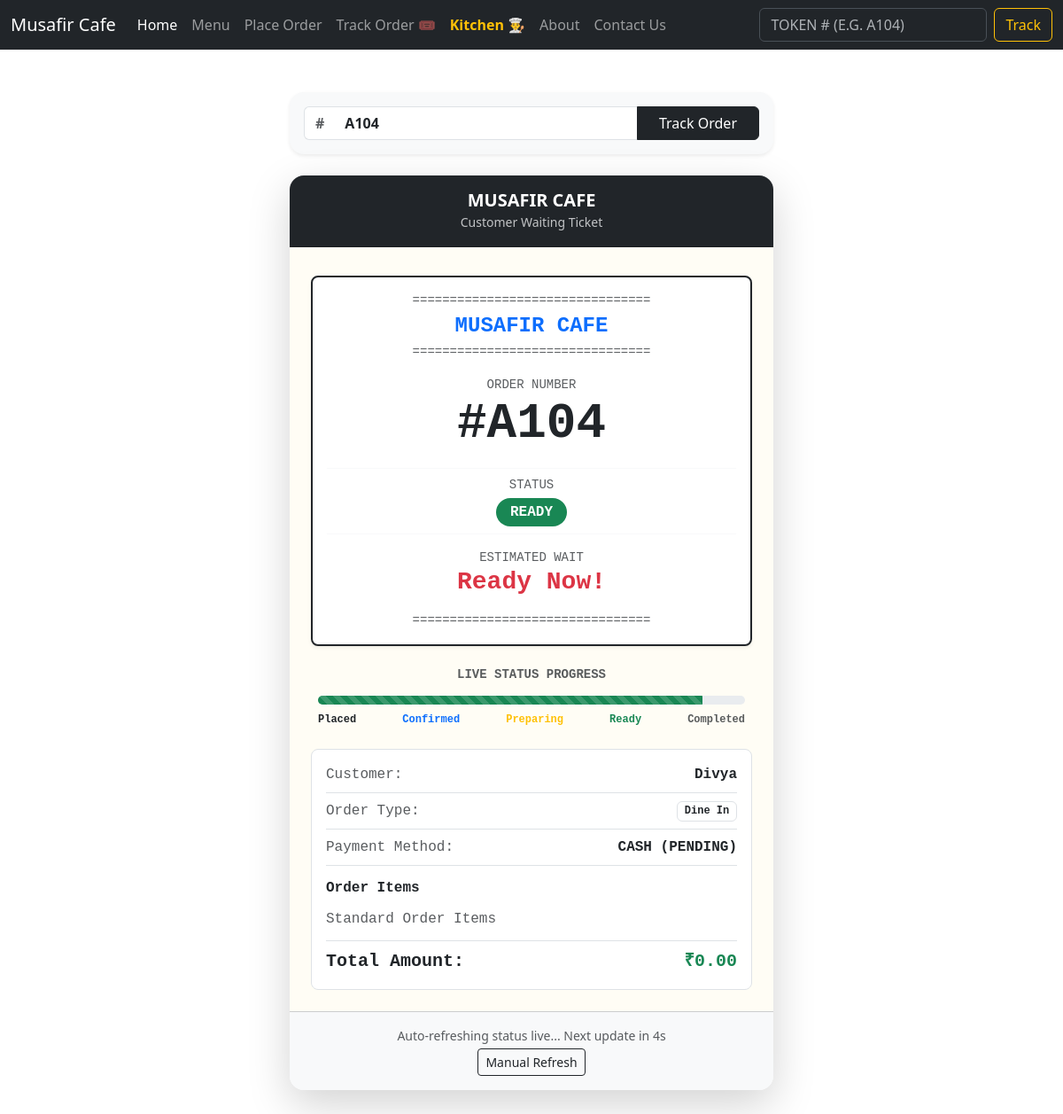
Before: /order/A104/ with the older database file.
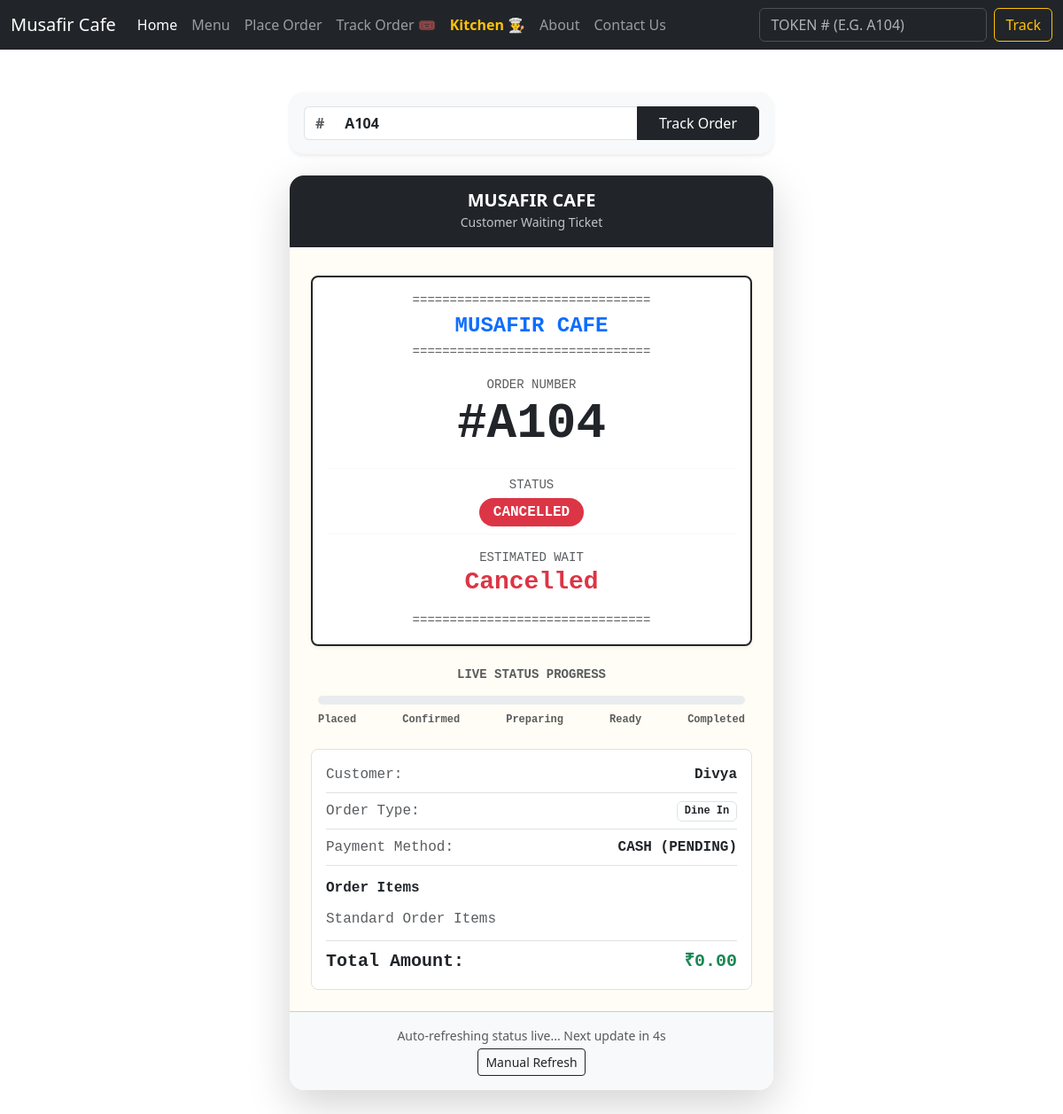
After: the same page with the newer database file.
### main/models.py (models this page shows, shortened)
class Order(models.Model):
    ORDER_TYPE_CHOICES = [
        ('dine_in', 'Dine In'),
        ('takeaway', 'Takeaway'),
        ('delivery', 'Delivery'),
    ]
    PAYMENT_METHOD_CHOICES = [
        ('gpay', 'GPay'),
        ('card', 'Debit/Credit Card'),
        ('cash', 'Cash'),
    ]
    PAYMENT_STATUS_CHOICES = [
        ('pending', 'Pending'),
        ('paid', 'Paid'),
        ('failed', 'Failed'),
    ]
    STATUS_CHOICES = [
        ('placed', 'Placed'),
        ('confirmed', 'Confirmed'),
        ('preparing', 'Preparing'),
        ('ready', 'Ready'),
        ('completed', 'Completed'),
        ('cancelled', 'Cancelled'),
    ]
    customer_name = models.CharField(max_length=150)
    customer_phone = models.CharField(max_length=20)
    customer_email = models.EmailField(blank=True, null=True)
    order_type = models.CharField(max_length=20, choices=ORDER_TYPE_CHOICES, default='dine_in')
    payment_method = models.CharField(max_length=20, choices=PAYMENT_METHOD_CHOICES, default='cash')
    payment_status = models.CharField(max_length=20, choices=PAYMENT_STATUS_CHOICES, default='pending')
    subtotal = models.DecimalField(max_digits=10, decimal_places=2, default=0.00)
    addon_total = models.DecimalField(max_digits=10, decimal_places=2, default=0.00)
    discount = models.DecimalField(max_digits=10, decimal_places=2, default=0.00)
    cod_charge = models.DecimalField(max_digits=10, decimal_places=2, default=0.00)
    total = models.DecimalField(max_digits=10, decimal_places=2, default=0.00)
    status = models.CharField(max_length=20, choices=STATUS_CHOICES, default='placed')
    token_number = models.CharField(max_length=20, unique=True, blank=True, null=True)
    estimated_wait_minutes = models.IntegerField(default=15)
    created_at = models.DateTimeField(auto_now_add=True)
    @property
    def estimated_wait_display(self):
        if self.status == 'completed':
            return "Completed"
        elif self.status == 'cancelled':
            return "Cancelled"
        elif self.status == 'ready':
            return "Ready Now!"
        elif self.estimated_wait_minutes <= 0:
            return "Ready Soon"
        return f"{self.estimated_wait_minutes} minutes"

### main/views.py (the view, shortened to what this page needs)
# urls.py: path("order/", views.order_tracking, name="order_tracking_home"),
def order_tracking(request, token=None):
    if not token:
        token = request.GET.get('token')
    order = None
    if token:
        token_str = token.strip()
        if token_str.startswith('#'):
            token_str = token_str[1:]
        order = Order.objects.filter(token_number__iexact=token_str).first()
        if not order and token_str.isdigit():
            order = Order.objects.filter(id=int(token_str)).first()
    return render(request, 'order_status.html', {
        'order': order,
        'search_token': token or ''
    })

### template/order_status.html (shortened to what the changed rows need)
{% extends 'base.html' %}
{% block body %}
<div class="container py-5">
    <div class="row justify-content-center">
        <div class="col-md-8 col-lg-6">
            {% if order %}
            <div class="card border-0 shadow-lg rounded-4 overflow-hidden" id="order-ticket-card">
                <div class="card-header bg-dark text-white text-center py-3">
                    <h5 class="m-0 text-uppercase tracking-wider fw-bold">Musafir Cafe</h5>
                    <small class="text-light opacity-75">Customer Waiting Ticket</small>
                </div>
                <div class="card-body p-4 font-monospace" style="background-color: #fffdf5;">
                    <div class="text-center my-2 p-3 border border-2 border-dashed border-dark rounded-3 bg-white shadow-sm">
                        <div class="text-muted small">================================</div>
                        <h4 class="fw-bold my-1 text-primary">MUSAFIR CAFE</h4>
                        <div class="text-muted small">================================</div>
                        <div class="py-3">
                            <span class="text-muted small d-block">ORDER NUMBER</span>
                            <h1 class="display-4 fw-bolder text-dark m-0" id="ticket-token">#{{ order.token_number }}</h1>
                        </div>
                        <div class="py-2 border-top border-bottom border-light">
                            <span class="text-muted small d-block mb-1">STATUS</span>
                            <span class="badge rounded-pill fs-6 px-3 py-2 text-uppercase id-status-badge
                                  {% if order.status == 'placed' %}bg-secondary
                                  {% elif order.status == 'confirmed' %}bg-primary
                                  {% elif order.status == 'preparing' %}bg-warning text-dark
                                  {% elif order.status == 'ready' %}bg-success
                                  {% elif order.status == 'completed' %}bg-dark
                                  {% else %}bg-danger{% endif %}" id="ticket-status-display">
                                {{ order.get_status_display }}
                            </span>
                        </div>
                        <div class="py-3">
                            <span class="text-muted small d-block">ESTIMATED WAIT</span>
                            <h3 class="fw-bold text-danger m-0" id="ticket-wait-display">{{ order.estimated_wait_display }}</h3>
                        </div>
                        <div class="text-muted small">================================</div>
                    </div>
                    <div class="mt-4 mb-3 px-2">
                        <h6 class="text-center font-sans-serif text-muted small text-uppercase mb-3 fw-bold">Live Status Progress</h6>
                        <div class="progress position-relative" style="height: 10px; background-color: #e9ecef;">
                            {% with status=order.status %}
                            <div class="progress-bar progress-bar-striped progress-bar-animated
                                  {% if status == 'ready' or status == 'completed' %}bg-success{% else %}bg-warning{% endif %}"
                                 id="status-progress-bar"
                                 role="progressbar"
                                 style="width: {% if status == 'placed' %}20%{% elif status == 'confirmed' %}40%{% elif status == 'preparing' %}65%{% elif status == 'ready' %}90%{% elif status == 'completed' %}100%{% else %}0%{% endif %};">
                            </div>
                            {% endwith %}
                        </div>
                        <div class="d-flex justify-content-between text-center mt-2 small font-sans-serif" style="font-size: 0.75rem;">
                            <span class="fw-bold {% if order.status in 'placed,confirmed,preparing,ready,completed' %}text-dark{% else %}text-muted{% endif %}">Placed</span>
                            <span class="fw-bold {% if order.status in 'confirmed,preparing,ready,completed' %}text-primary{% else %}text-muted{% endif %}">Confirmed</span>
                            <span class="fw-bold {% if order.status in 'preparing,ready,completed' %}text-warning{% else %}text-muted{% endif %}">Preparing</span>
                            <span class="fw-bold {% if order.status in 'ready,completed' %}text-success{% else %}text-muted{% endif %}">Ready</span>
                            <span class="fw-bold {% if order.status == 'completed' %}text-secondary{% else %}text-muted{% endif %}">Completed</span>
                        </div>
                    </div>
                    <div class="bg-white p-3 rounded-3 border mt-4 font-sans-serif">
                        <div class="d-flex justify-content-between align-items-center mb-2 pb-2 border-bottom">
                            <span class="text-muted">Customer:</span>
                            <span class="fw-bold">{{ order.customer_name }}</span>
                        </div>
                        <div class="d-flex justify-content-between align-items-center mb-2 pb-2 border-bottom">
                            <span class="text-muted">Order Type:</span>
                            <span class="badge bg-outline-secondary text-dark border">{{ order.get_order_type_display }}</span>
                        </div>
                        <div class="d-flex justify-content-between align-items-center mb-2 pb-2 border-bottom">
                            <span class="text-muted">Payment Method:</span>
                            <span class="text-uppercase fw-semibold">{{ order.get_payment_method_display }} ({{ order.get_payment_status_display }})</span>
                        </div>
                        <h6 class="fw-bold mt-3 mb-2">Order Items</h6>
                        <ul class="list-group list-group-flush mb-2">
                            {% for item in order.items.all %}
                            <li class="list-group-item d-flex justify-content-between align-items-center px-0 py-1 border-0">
                                <span>{{ item.quantity }}x {{ item.menu_item.name }}</span>
                                <span class="fw-semibold">₹{{ item.unit_price }}</span>
                            </li>
                            {% empty %}
                            <li class="list-group-item text-muted px-0 py-1 border-0">Standard Order Items</li>
                            {% endfor %}
                        </ul>
                        <div class="d-flex justify-content-between align-items-center pt-2 border-top fw-bold fs-5 text-dark">
                            <span>Total Amount:</span>
                            <span class="text-success">₹{{ order.total }}</span>
                        </div>
                    </div>
                </div>
                <div class="card-footer bg-light text-center py-3">
                    <small class="text-muted d-block mb-1">Auto-refreshing status live... Next update in <span id="poll-timer">5</span>s</small>
                    <a href="{% url 'order_tracking' token=order.token_number %}" class="btn btn-sm btn-outline-dark">
                        Manual Refresh
                    </a>
                </div>
            </div>
            {% endif %}
        </div>
    </div>
</div>
{% endblock body %}

Changed rows visible on the page:
changed Order "Divya": status "READY" → "CANCELLED"; estimated_wait_display "Ready Now!" → "Cancelled"
